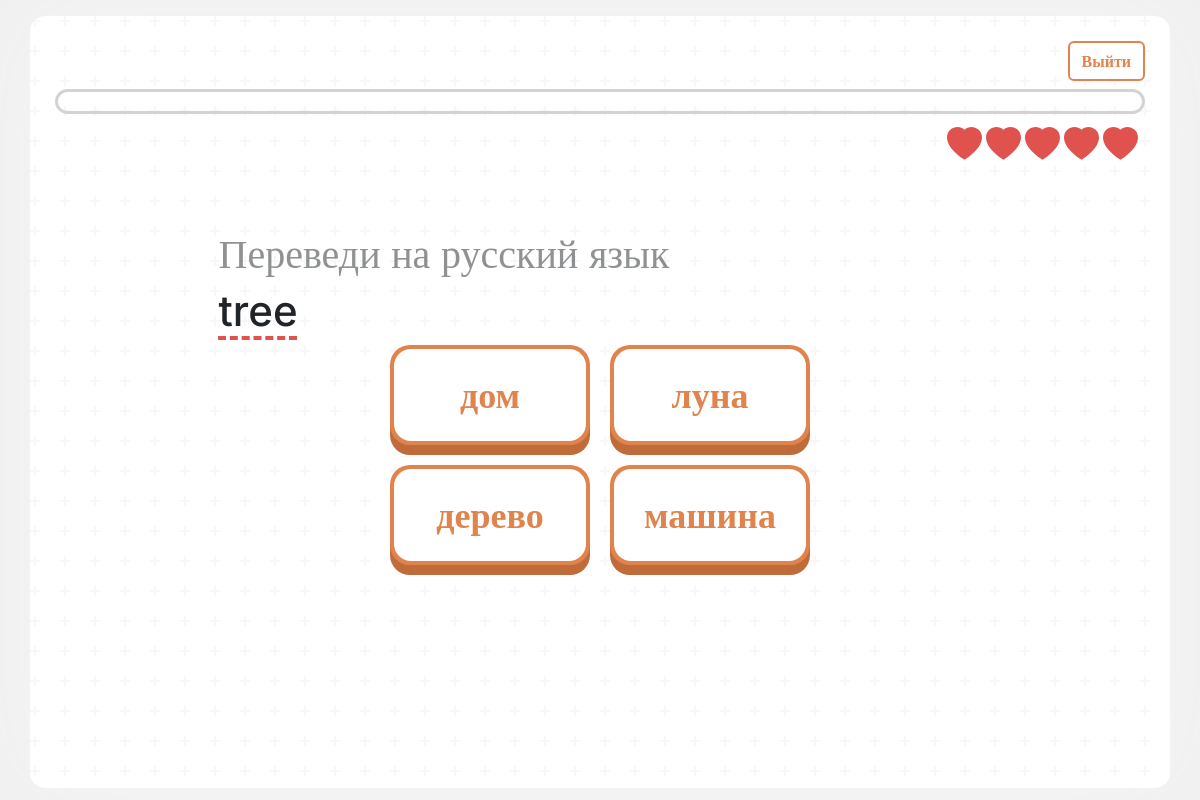
/lesson/index.php?id=1, run on the app's committed database.
### tables this page shows
CREATE TABLE `words` (
  `word_id` int(11) NOT NULL,
  `word_name` varchar(100) NOT NULL,
  `word_transcription` varchar(100) DEFAULT NULL,
  `word_translate` varchar(100) NOT NULL,
  `lang_id` int(11) NOT NULL DEFAULT 1
);

CREATE TABLE `lessons_words` (
  `id` int(11) NOT NULL,
  `lesson_id` int(11) NOT NULL,
  `word_id` int(11) NOT NULL
);

### lesson_tests/test-1.php (the view, shortened to what this page needs)
<?php
$sql = "select * from lesson join lessons_words on lesson.lesson_id = lessons_words.lesson_id join words on words.word_id = lessons_words.word_id where lesson.lesson_id = $lesson_id";
$w = [];
$words = mysqli_fetch_all(mysqli_query($conn, $sql), MYSQLI_ASSOC);
shuffle($words);
foreach ($words as $word) {
    array_push($w, $word["word_id"]);
}
$rand_word = $w[array_rand($w)];
$sql = "select * from words where word_id = $rand_word";
$word = mysqli_fetch_assoc(mysqli_query($conn, $sql));
$words = array_slice($words, 0, 4);
?>
<main class="container">
    <div class="d-flex justify-content-end">
        <div class="btn btn-danger mb-2 exit-test" data-bs-toggle="modal" data-bs-target="#exampleModal">Выйти</div>
    </div>
    <div class="progressbar">
        <div class="d-flex justify-content-end mt-3 heart-container">
            <?php for ($i = $attempt; $i >= 0; $i--): ?>
                <svg class="me-1" xmlns="http://www.w3.org/2000/svg" width="35" height="35" fill="#e0524d"
                    class="bi bi-heart-fill" viewBox="0 0 16 16">
                    <path fill-rule="evenodd" d="M8 1.314C12.438-3.248 23.534 4.735 8 15-7.534 4.736 3.562-3.248 8 1.314" />
                </svg>
            <?php endfor; ?>
        </div>
    </div>
    <div class="q my-auto">
        <div class="lesson-word">
            <h1>Переведи на русский язык</h1>
            <div class="t">
                <h2 class="wrd">
                    <?= $word["word_name"] ?>
                </h2>
            </div>
        </div>
        <div id="answers">
            <?php foreach ($words as $wo): ?>
                <button value="<?= $wo["word_id"] ?>">
                    <div class="w">
                        <?= $wo["word_translate"] ?>
                    </div>
                </button>
            <?php endforeach; ?>
        </div>
    </div>
</main>

### css/style.css (style rules this page uses)
* { transition: 0.15s ease-out; }
:root { --main-color: #e0834d; --main-color-shadow: #c06b3a; --main-color-light: rgb(235, 155, 109); --green-color: #4de06d; --green-color-shadow: #2db64b; --red-color: #e0524d; --red-color-shadow: #b6362d; --bg-color: #0f0f0f; --bg-secondary: #1a1a1a; --gray-color: #a38a7a; --gray-color-light: #d3c2b6; }
body { font-family: inter; }
body { background: #f0f0f0; }
.container { min-height: 88vh; box-shadow: 0px 0px 100px #f5f5f5; margin-top: 10px; border-radius: 15px; padding-left: 25px; padding-right: 25px; background-color: white; }
.btn { background: #e0834d; color: white; box-sizing: border-box; border: 2px #e0834d solid; font-weight: 900; }
main { padding: 25px 0; }

### lesson_tests/temp.css (style rules this page uses)
* { transition: 0.15s ease-out; }
:root { --main-color: #e0834d; --main-color-shadow: #c06b3a; --main-color-light: rgb(235, 155, 109); --green-color: #4de06d; --green-color-shadow: #2db64b; --red-color: #e0524d; --red-color-shadow: #b6362d; --bg-color: #0f0f0f; --bg-secondary: #1a1a1a; --gray-color: #a38a7a; --gray-color-light: #d3c2b6; }
body { padding: 1em; }
.q { min-height: 322px; display: flex; flex-direction: column; align-items: center; justify-content: center; gap: 70%; }
#answers { align-self: center; display: grid; grid-template-columns: 1fr 1fr; gap: 20px; justify-items: center; }
button { max-width: 200px; max-height: 100px; height: 100px; width: 200px; padding: 4px; border-radius: 20px; background-color: var(--main-color); display: flex; justify-content: center; align-items: center; box-shadow: 0px 10px 0px var(--main-color-shadow); font-size: 36px; font-weight: 900; color: var(--main-color); border: none; }
button .w { display: flex; justify-content: center; align-items: center; border-radius: 17px; width: 100%; height: 100%; background-color: white; }
.wrd { font-size: 42px; }
.t { width: 100%; display: flex; flex-direction: column; align-items: start; justify-content: center; text-underline-offset: 10px; text-decoration: underline dashed var(--red-color); }
:root { --main-color: #e0834d; --main-color-shadow: #c06b3a; --main-color-light: rgb(235, 155, 109); --green-color: #4de06d; --green-color-shadow: #2db64b; --red-color: #e0524d; --red-color-shadow: #b6362d; }
body { display: flex; justify-content: center; align-items: center; font-family: inter; }
main { width: 1080px; height: 100vh; display: flex; flex-direction: column; }
.progressbar { width: 100%; height: 25px; border: 3px lightgray solid; border-radius: 15px; }
.exit-test { transition: 0.1s ease-out; background-color: white; color: var(--main-color); }

### data on the page
words: word_name "tree"
lessons_words: word.word_translate "дом"
lessons_words: word.word_translate "луна"
lessons_words: word.word_translate "дерево"
lessons_words: word.word_translate "машина"
